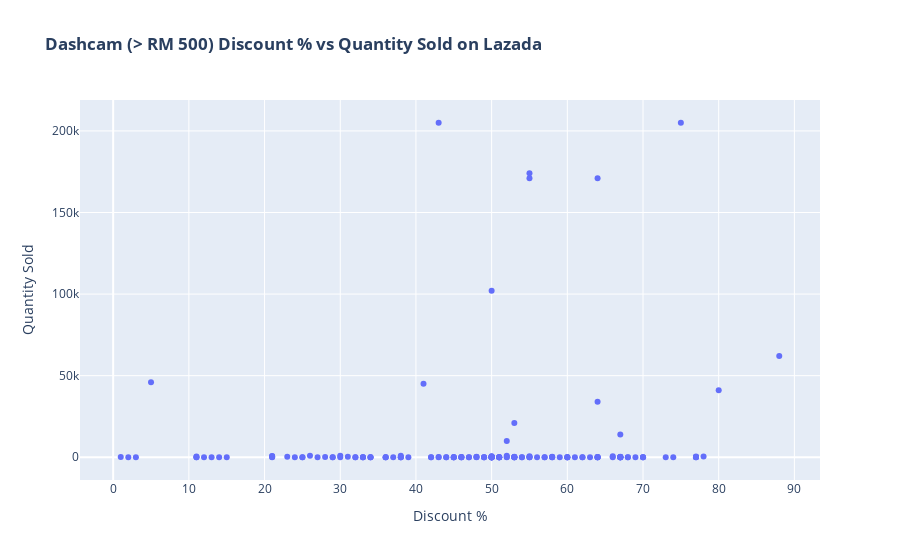

This figure's notebook cell:
### Code cell
# Checking correlation between discount and sales for dashcam above RM 500
fig5 = go.Figure()
fig5.add_trace(go.Scatter(x=df_above_500['discount_percent'], y=df_above_500['quantity_sold'], mode='markers'))
fig5.update_layout(title_text='<b>Dashcam (> RM 500) Discount % vs Quantity Sold on Lazada</b>')
fig5.update_xaxes(title_text="Discount %")
fig5.update_yaxes(title_text="Quantity Sold")

fig5.show()

### Figure 1 — Plotly figure (JSON) as saved in the notebook; plotly's stock layout.template omitted (floating-point values rounded to 4 significant figures; data arrays with more than 128 entries replaced by an {"elided": "..."} marker saying what was removed)
{"data": [{"mode": "markers", "type": "scatter", "x": {"elided": "159 int values"}, "y": {"elided": "159 int values"}}], "layout": {"title": {"text": "<b>Dashcam (> RM 500) Discount % vs Quantity Sold on Lazada</b>"}, "xaxis": {"title": {"text": "Discount %"}}, "yaxis": {"title": {"text": "Quantity Sold"}}}}
